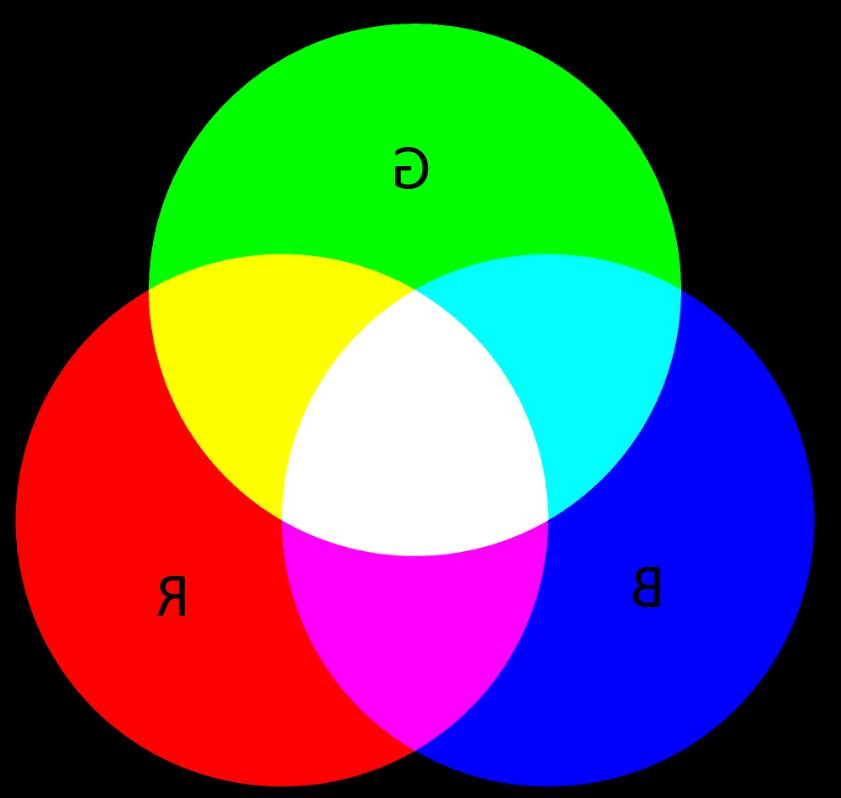
#> input picture src/poc/opencv/image.jpg, 841 x 798 px
$ python image_based.py
#> lines starting #> are read from the running program, lines starting #| are printed output that depends on the picture; after the words box and inside, x2 and y2 are one past the last pixel; in counts of white or black regions, pixels touching at a corner belong together
### src/poc/opencv/common.py
import cv2
import numpy as np


border_thickness = 3
layer_map = {"b": 0, "g": 1, "r": 2}
color_modes = "bgr"
color_map = [(255, 0, 0), (0, 255, 0), (0, 0, 255)]

kernels = [None,
           np.array([[1 / 6, 0, 1 / 6], [1 / 6, 0, 1 / 6], [1 / 6, 0, 1 / 6]]),
           np.array([[1 / 6, 1 / 6, 1 / 6], [0, 0, 0], [1 / 6, 1 / 6, 1 / 6]]),
           np.array([[3 / 16, 1 / 16, 3 / 16], [1 / 16, 0, 1 / 16],
                     [3 / 16, 1 / 16, 3 / 16]])]


class State:
    def __init__(self, **kwargs):
        self.color_mode = None
        for key in kwargs:
            self.set_attr(key, kwargs[key])

    def set_attr(self, att_name: str, value: int = 0):
        self.__setattr__(att_name, value)

    # [9 lines left out: functions inc_attr, dec_attr, not called in this run]


def add_border(image: np.ndarray, color, thickness, frame_width, frame_height):
    image = image.copy()
    cv2.rectangle(image, (0, 0), (frame_width, frame_height), color, thickness)
    return image


def get_layers(image: np.ndarray, layers: str):
    color_layers = cv2.split(image)
    layer_indices = list(map(layer_map.get, layers))

    new_img = []
    for li in range(3):
        if li in layer_indices:
            new_img.append(color_layers[li])
        else:
            new_img.append(np.zeros(image.shape[:2], dtype="uint8"))

    return cv2.merge(new_img)


# [4 lines left out: function switch_color, not called in this run]


def matching_keys(key: str):
    return [ord(key.lower()), ord(key.upper())]


# [4 lines left out: function random_color, not called in this run]

### src/poc/opencv/image_based.py
import cv2

from src.poc.opencv.common import add_border, get_layers, switch_color, \
    border_thickness, color_modes, color_map, State, matching_keys

win_name = "Image"
frame = cv2.imread("image.jpg")
#> frame is the input picture: shape (798, 841, 3); mean B, G, R 84.3, 84.4, 84.6

frame_width = frame.shape[1]
#> frame_width = 841
frame_height = frame.shape[0]
#> frame_height = 798

state = State(color_mode=0, selected_kernel=0)

if __name__ == '__main__':
    while True:
        flipped = cv2.flip(frame, 1)
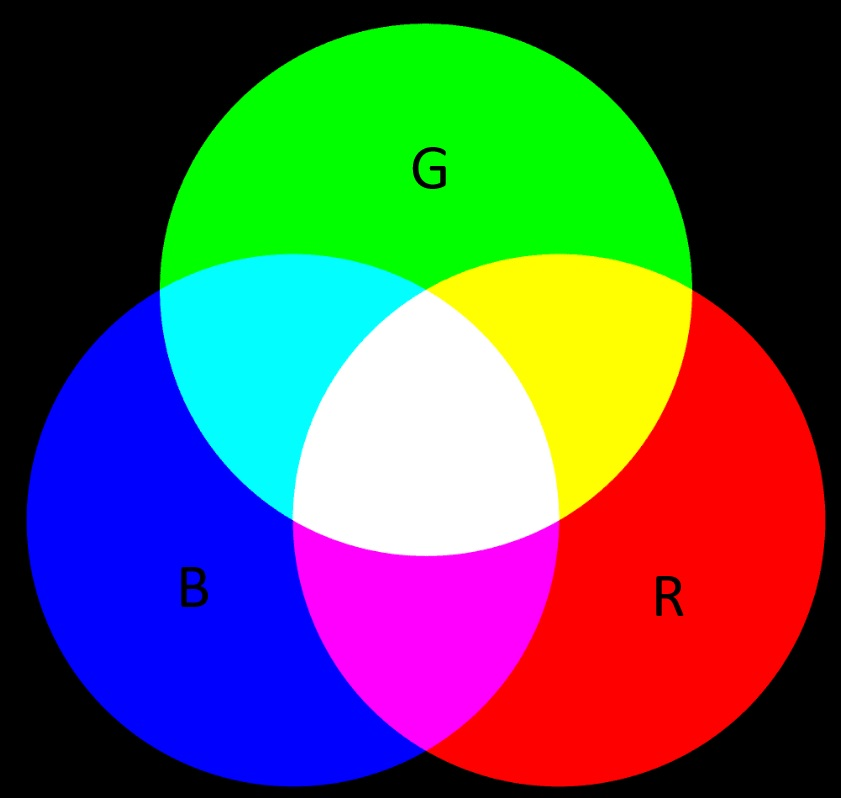
#> flipped: shape (798, 841, 3); mean B, G, R 84.3, 84.4, 84.6
        color_layer = get_layers(flipped, color_modes[state.color_mode])
#> after the loop in get_layers, `for li in range(3):`: new_img = 3 items
#> in get_layers, `return cv2.merge(new_img)`:
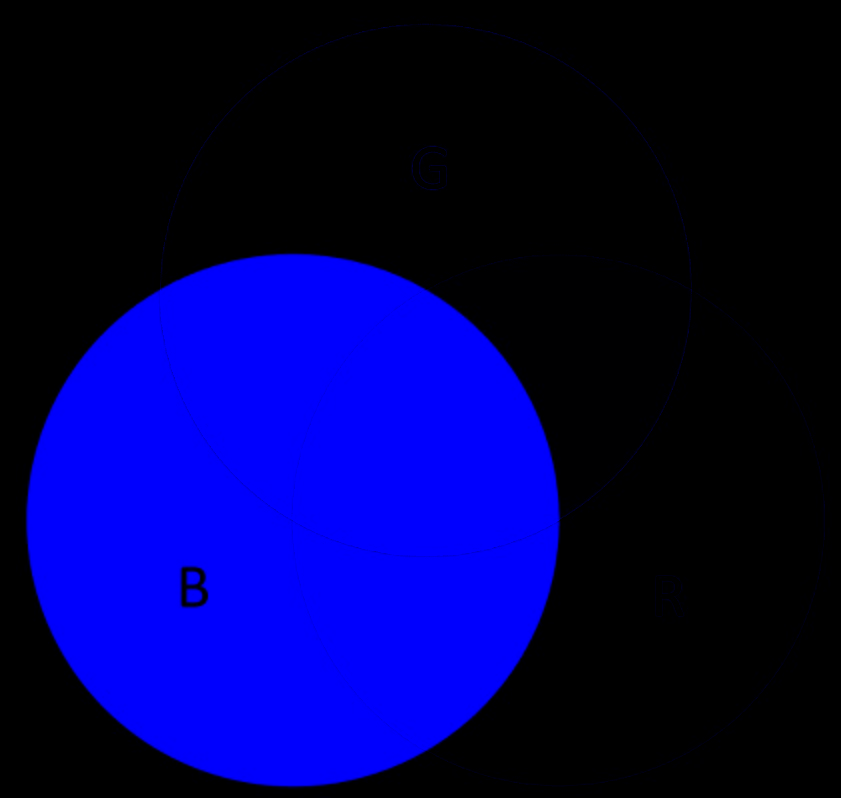
#> returned value: shape (798, 841, 3); mean of channels 0, 1, 2 84.3, 0, 0; drawn as B, G, R
        cv2.imshow(win_name, add_border(color_layer,
                                        color_map[state.color_mode],
                                        border_thickness,
                                        frame_width, frame_height))
#> in add_border, `cv2.rectangle(image, (0, 0), (frame_width, frame_height), color, thick..`:
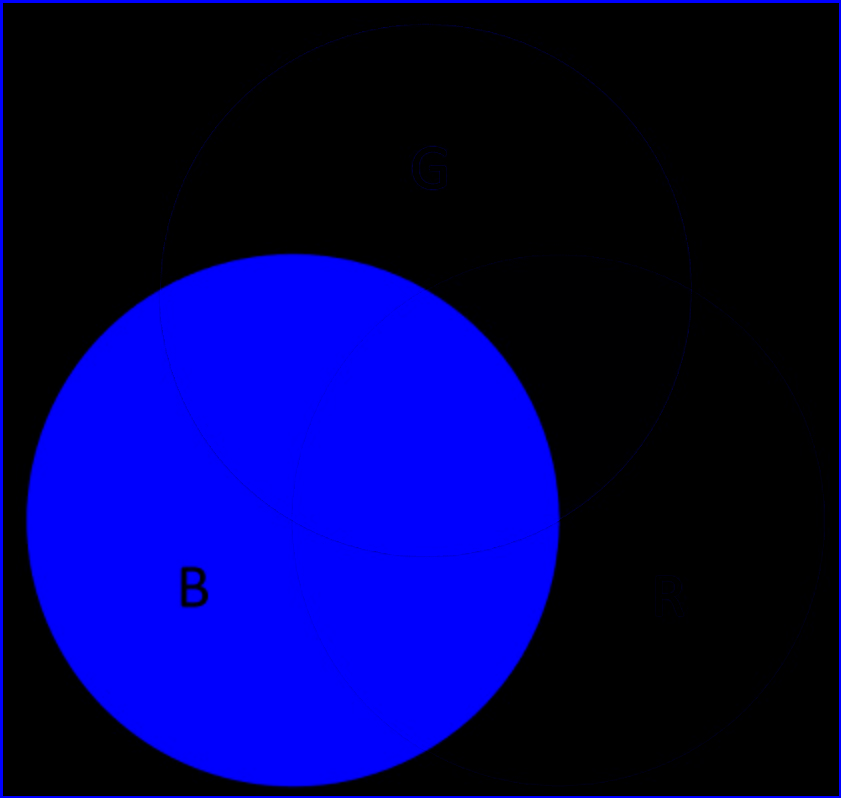
#> image: shape (798, 841, 3); 1.22% of pixels changed, all inside (x1, y1, x2, y2) = (0, 0, 841, 798); drawn as B, G, R
        cv2.setMouseCallback(win_name, switch_color, param=state)

        # Press 'q' to exit the loop
        key = cv2.waitKey(1)
#> (key Esc is pressed here)
        if key in matching_keys('q'):
            break

    cv2.destroyAllWindows()
